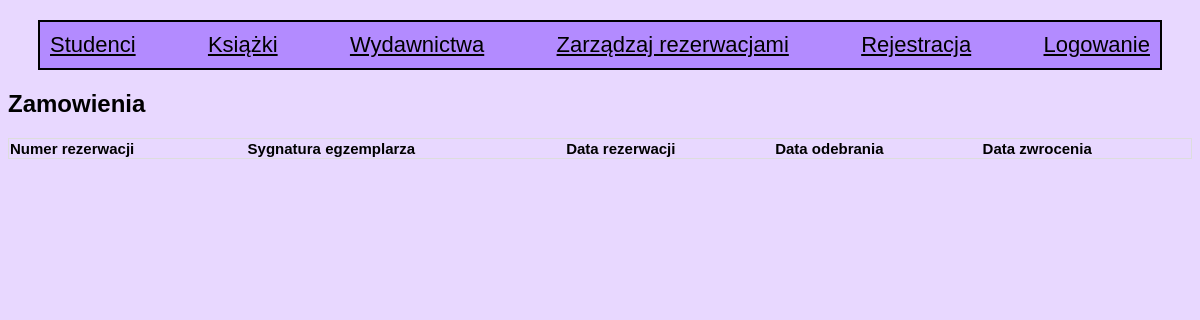
/zarzadzaj.php, run on an earlier commit of the app's database.
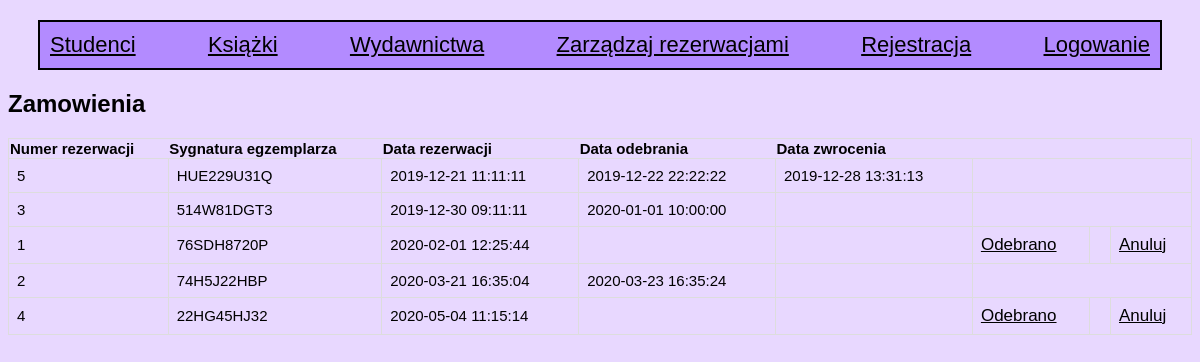
And on a later commit of the database.
### tables this page shows
CREATE TABLE rezerwacja (
id_rezerwacji INT(10) NOT NULL AUTO_INCREMENT,
student_id INT(10) NOT NULL,
egz_id INT(10) NOT NULL,
data_rezerwacji TIMESTAMP NOT NULL DEFAULT CURRENT_TIMESTAMP,
data_odebrania TIMESTAMP NULL DEFAULT NULL ON UPDATE CURRENT_TIMESTAMP,
data_zwrocenia TIMESTAMP NULL DEFAULT NULL ON UPDATE CURRENT_TIMESTAMP,
PRIMARY KEY (id_rezerwacji),
CONSTRAINT student FOREIGN KEY (student_id) REFERENCES studenci(id_student) ON UPDATE CASCADE,
CONSTRAINT ksiazka FOREIGN KEY (egz_id) REFERENCES egzemplarz(id_egz) ON UPDATE CASCADE
);

CREATE TABLE egzemplarz (
id_egz INT(10) NOT NULL AUTO_INCREMENT,
dzielo_id INT(10) NOT NULL,
wyd_id INT(10) NOT NULL,
rok_wydania INT(10) DEFAULT NULL,
sygnatura VARCHAR(20) NOT NULL UNIQUE,
CONSTRAINT dziela FOREIGN KEY (dzielo_id) REFERENCES dzielo(id_dzielo) ON UPDATE CASCADE,
CONSTRAINT wydawnictwa FOREIGN KEY (wyd_id) REFERENCES wydawnictwo(id_wyd) ON UPDATE CASCADE,
PRIMARY KEY (id_egz),
CONSTRAINT unEgz UNIQUE (dzielo_id, wyd_id)
 );

### zarzadzaj.php (the view, shortened to what this page needs)
<?php
include 'widok.php';
require_once "dodatkowe.php";
$q = "SELECT id_egz,sygnatura,rezerwacja.* FROM rezerwacja JOIN egzemplarz on id_egz=egz_id ORDER BY data_rezerwacji";
$result = mysqli_query($link, $q) or die($link->error);
?>
<h2>Zamowienia</h2>
<div>
	<table>
		<thead>
			<tr>
				<th>Numer rezerwacji</th>
				<th>Sygnatura egzemplarza</th>
				<th>Data rezerwacji</th>
				<th>Data odebrania</th>
				<th>Data zwrocenia</th>
			</tr>
		</thead>
		<?php
			while ($row = $result->fetch_assoc()): ?>
		<tr><?php if ($row['data_odebrania']=='') :?>
			<td><?php echo $row['id_rezerwacji']; ?></td>
			<td><?php echo $row['sygnatura']; ?></td>
			<td><?php echo $row['data_rezerwacji']; ?></td>
			<td></td>
			<td><?php echo $row['data_zwrocenia']; ?></td>
			<td><?php echo "<a class=\"tytul\" href=\"odebrano_rezerwacje.php?id_rezerwacji={$row['id_rezerwacji']}\">Odebrano</a>" ?>
			<td></td><td><?php echo "<a class=\"tytul\" href=\"anuluj_rezerwacje.php?id_rezerwacji={$row['id_rezerwacji']}\">Anuluj</a>" ?></td>
			<?php else: ?>
			<td><?php echo $row['id_rezerwacji']; ?></td>
			<td><?php echo $row['sygnatura']; ?></td>
			<td><?php echo $row['data_rezerwacji']; ?></td>
			<td><?php echo $row['data_odebrania']; ?></td>
			<td><?php echo $row['data_zwrocenia']; ?></td><?php endif; ?>
		</tr>
		<?php endwhile; ?>
	</table>
</div>

What changed in the data, as far as the page shows it:
now on this page (row edited): rezerwacja: id_rezerwacji "5", egz.sygnatura "HUE229U31Q", data_rezerwacji "2019-12-21 11:11:11", data_odebrania "2019-12-22 22:22:22", data_zwrocenia "2019-12-28 13:31:13"
now on this page (row edited): rezerwacja: id_rezerwacji "3", egz.sygnatura "514W81DGT3", data_rezerwacji "2019-12-30 09:11:11", data_odebrania "2020-01-01 10:00:00"
now on this page (row edited): rezerwacja: id_rezerwacji "1", egz.sygnatura "76SDH8720P", data_rezerwacji "2020-02-01 12:25:44"
now on this page (row edited): rezerwacja: id_rezerwacji "2", egz.sygnatura "74H5J22HBP", data_rezerwacji "2020-03-21 16:35:04", data_odebrania "2020-03-23 16:35:24"
now on this page (row edited): rezerwacja: id_rezerwacji "4", egz.sygnatura "22HG45HJ32", data_rezerwacji "2020-05-04 11:15:14"
